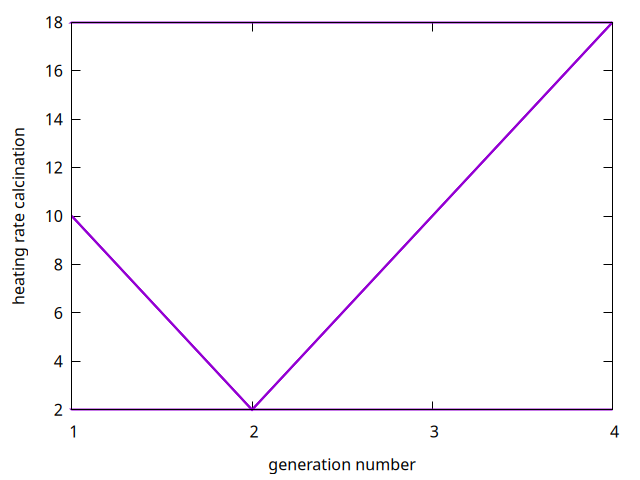

Write gnuplot code to recreate this figure.
#!/usr/bin/gnuplot 

set term pngcairo
set out "gen-vcal.png"
#set term svg
#set out "gen-vcal.svg"
filename="../../db_final.gen.tsv"
width=2
set xlabel "generation number"
set ylabel "heating rate calcination"  
set xtics 0,1
#set range

plot [1:4] filename u 1:12 w l lw width notitle

#pause -1
